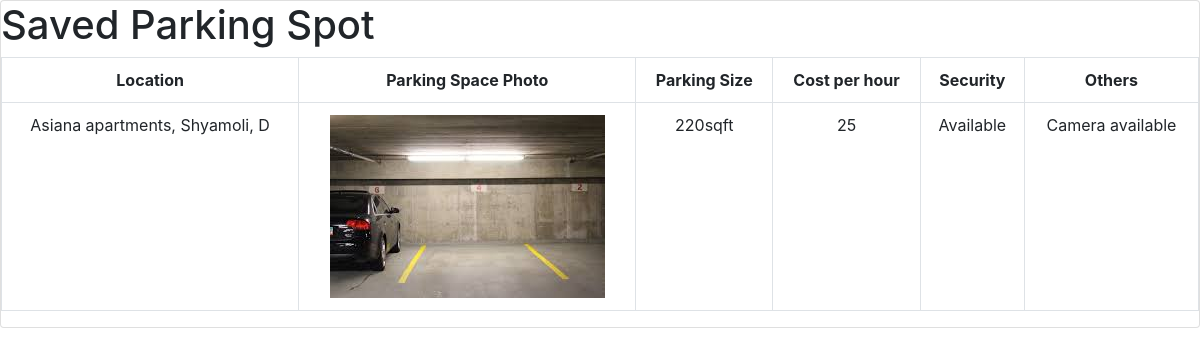
/PHP/savedspot.php (signed in), run on the app's committed database.
### tables this page shows
CREATE TABLE `parkingspotdetails` (
  `PID` int(11) NOT NULL,
  `UID` int(11) NOT NULL,
  `Plocation` varchar(30) NOT NULL,
  `Pcoordinate` point NOT NULL,
  `Pphoto` text NOT NULL,
  `Psize` varchar(20) NOT NULL,
  `Costhour` float NOT NULL,
  `Security` varchar(40) NOT NULL,
  `Others` varchar(60) NOT NULL
);

### PHP/savedspot.php (the view, shortened to what this page needs)
<link rel="stylesheet" href="https://cdn.jsdelivr.net/npm/bootstrap@4.1.3/dist/css/bootstrap.min.css" />
<div class="card">
  <?php
  require_once "connect.php";
  $email = $_SESSION["uemail"];
  $query = "select Plocation,X(Pcoordinate) AS latitude, Y(Pcoordinate) AS longitude,Pphoto,Psize,Costhour,Security,Others from `parkingspotdetails` join `user` using(UID) where Email ='$email' ";
  $result = mysqli_query($conn, $query);
  ?>
  <h1>Saved Parking Spot</h1>
  <table class="table table-bordered text-center w-100">
    <tr>
      <th>Location</th>
      <th>Parking Space Photo</th>
      <th>Parking Size</th>
      <th>Cost per hour</th>
      <th>Security</th>
      <th>Others</th>
    </tr>
    <tr>
      <?php
      if ($result) {
        while ($row = mysqli_fetch_assoc($result)) {
      ?>
          <td><?php echo $row['Plocation']; ?></td>
          <td><img src="<?php echo $row['Pphoto']; ?>" alt="Parking Spot Picture"></td>
          <td><?php echo $row['Psize']; ?></td>
          <td><?php echo $row['Costhour']; ?></td>
          <td><?php echo $row['Security']; ?></td>
          <td><?php echo $row['Others']; ?></td>
    </tr>
<?php
        }
      } else {
        echo 'No Data to show';
      }
?>
  </table>
</div>

### data on the page
parkingspotdetails: Plocation "Asiana apartments, Shyamoli, D", Pphoto (picture), Psize "220sqft", Costhour "25", Security "Available", Others "Camera available"
